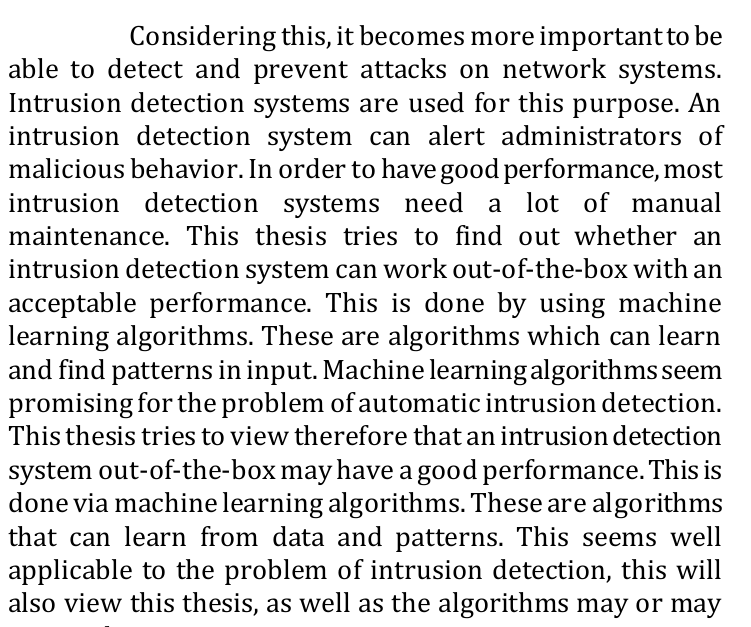
#> input picture keras/ravi2.png, 751 x 627 px
$ python p4.py
#> lines starting #> are read from the running program, lines starting #| are printed output that depends on the picture; after the words box and inside, x2 and y2 are one past the last pixel; in counts of white or black regions, pixels touching at a corner belong together
import cv2 as cv
import numpy as np
from matplotlib import pyplot as plt
img = cv.imread('ravi2.png',0)
#> img is the input picture: shape (627, 751); min 0, max 255, mean 222.6
img = cv.medianBlur(img,5)
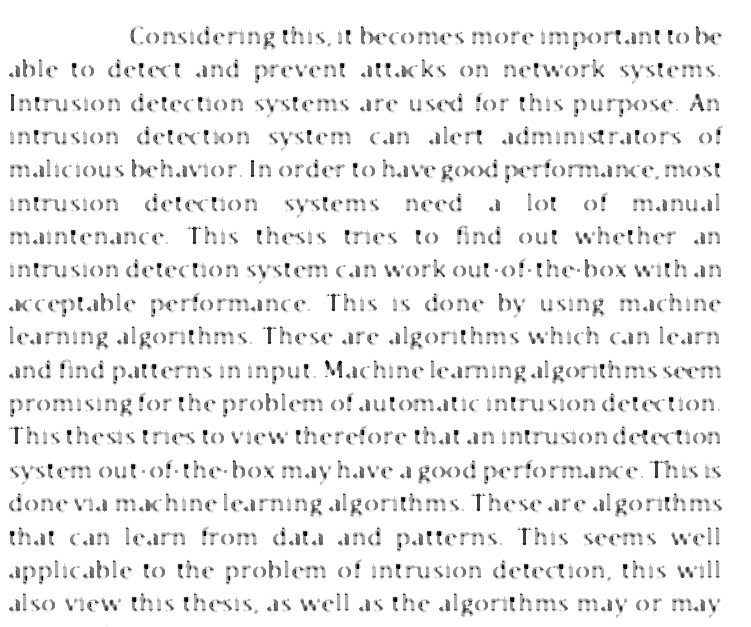
#> img: shape (627, 751); min 0, max 255, mean 239.4
ret,th1 = cv.threshold(img,127,255,cv.THRESH_BINARY)
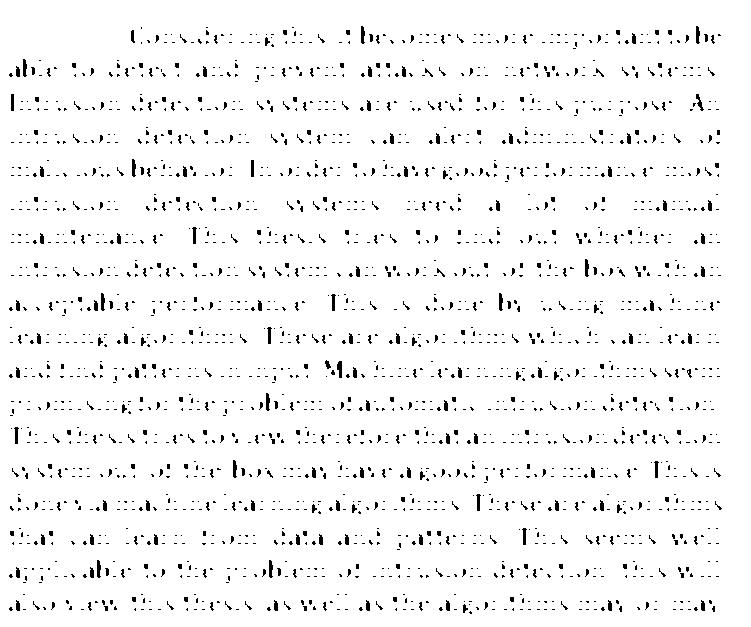
#> th1: shape (627, 751); 96.2% white; black in thin lines or dots, all inside (x1, y1, x2, y2) = (9, 26, 722, 614)
th2 = cv.adaptiveThreshold(img,255,cv.ADAPTIVE_THRESH_MEAN_C,\
            cv.THRESH_BINARY,11,2)
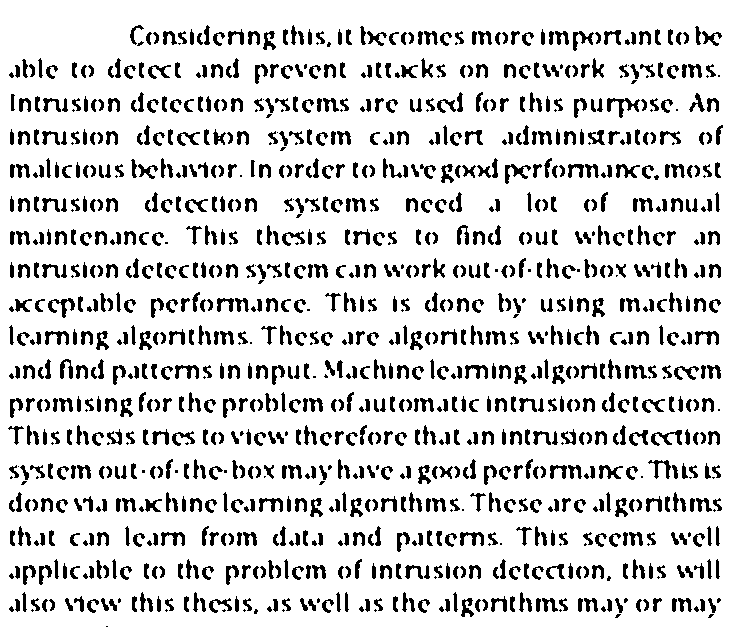
#> th2: shape (627, 751); 85.2% white; 1182 black regions (183 under 20 px), largest, box (x1, y1, x2, y2) and area: (607, 98, 640, 118) 244, (48, 298, 75, 318) 201, (651, 430, 682, 446) 200
th3 = cv.adaptiveThreshold(img,255,cv.ADAPTIVE_THRESH_GAUSSIAN_C,\
            cv.THRESH_BINARY,11,2)
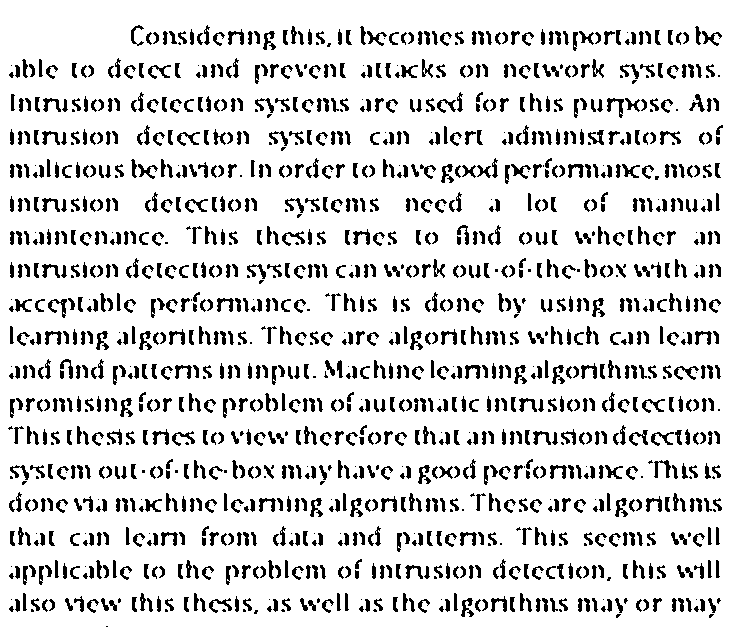
#> th3: shape (627, 751); 86.3% white; 1403 black regions (275 under 20 px), largest, box (x1, y1, x2, y2) and area: (607, 98, 624, 118) 137, (48, 299, 67, 318) 136, (674, 366, 699, 380) 134
titles = ['Original Image', 'Global Thresholding (v = 127)',
            'Adaptive Mean Thresholding', 'Adaptive Gaussian Thresholding']
images = [img, th1, th2, th3]
for i in range(2,3):
    plt.subplot(2,2,i+1),plt.imshow(images[i],'gray')
    plt.title(titles[i])
    cv.imshow('p',images[i])
    cv.waitKey()
    plt.xticks([]),plt.yticks([])
plt.show()

$ run again, with keras/ravi5.png copied over keras/ravi2.png
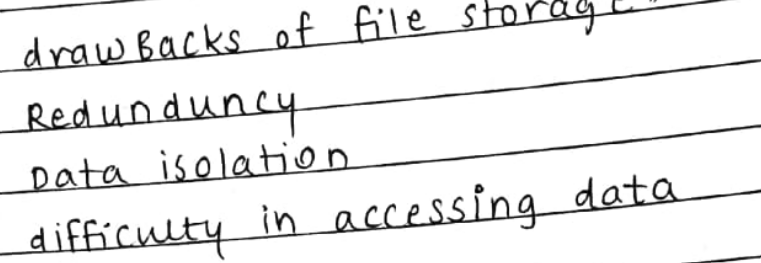
#> input picture keras/ravi5.png, 761 x 263 px
#> img is the input picture: shape (263, 761); min 0, max 255, mean 234.9
#> `ret,th1 = cv.threshold(img,127,255,cv.THRESH_BINARY)`:
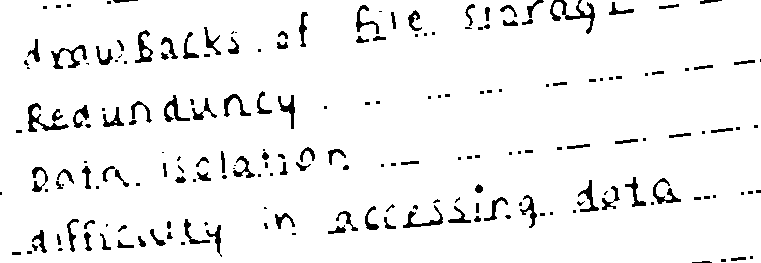
#> th1: shape (263, 761); 94.4% white; 202 black regions (95 under 20 px), largest, box (x1, y1, x2, y2) and area: (550, 0, 595, 34) 410, (28, 103, 69, 132) 327, (51, 45, 87, 69) 299
#> th2: shape (263, 761); 88.1% white; 22 black regions (7 under 20 px), largest, box (x1, y1, x2, y2) and area: (95, 0, 735, 66) 5237, (0, 124, 761, 195) 4994, (384, 174, 761, 230) 3417
#> `th3 = cv.adaptiveThreshold(img,255,cv.ADAPTIVE_THRESH_GAUSSIAN_C,\ cv...`:
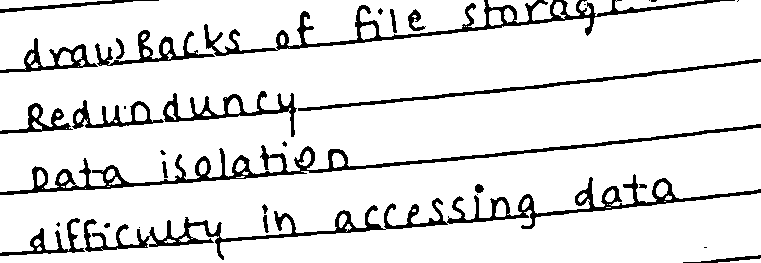
#> th3: shape (263, 761); 88.9% white; 33 black regions (11 under 20 px), largest, box (x1, y1, x2, y2) and area: (84, 174, 761, 260) 5607, (0, 124, 761, 195) 4578, (204, 0, 735, 56) 3653
